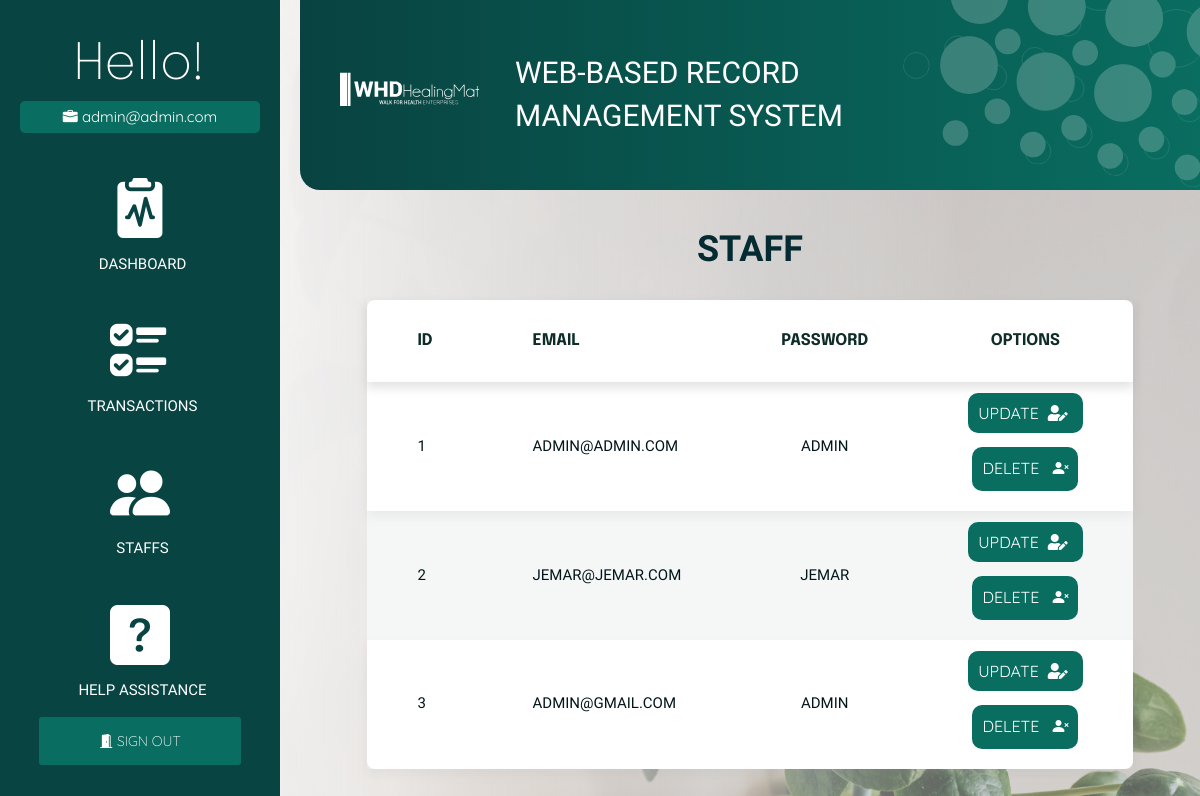
Page /staff (signed in) on the earlier database version.
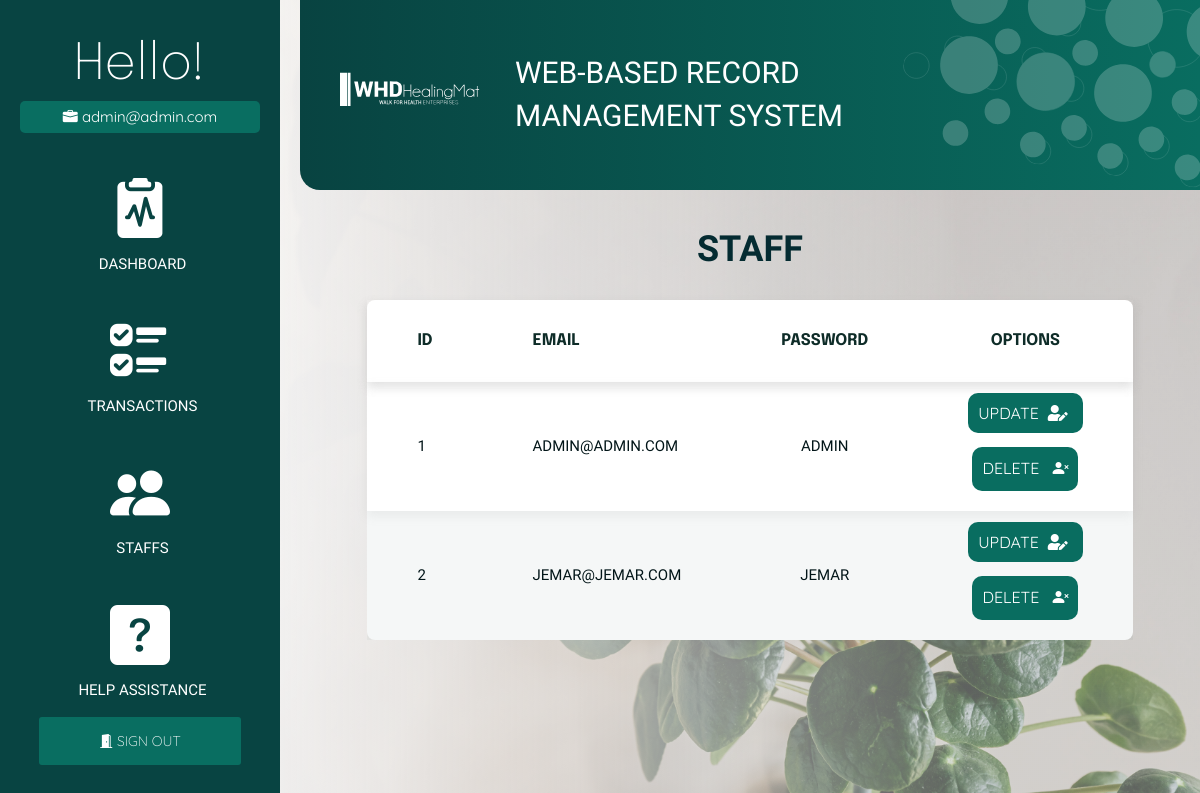
Same page on the later database version.
### models.py (models this page shows, shortened)
class Staff(db.Model):
    __tablename__ = 'staff'
    staff_id = db.Column(db.Integer, primary_key=True)
    staff_email = db.Column(db.String(200), unique=True)
    staff_password = db.Column(db.String(200), nullable=False)

### blueprint/staff.py (the view)
@staff_bp.route('/staff')
def staff():
    return render_template('staff/index_page.html', staffs=Staff.query.all())

### blueprint/staff.py (called while the page is built)
def staff_bp_middleware():
    if not is_authenticated():
        return redirect(url_for('auth_bp.login_page'))

### helper/functions.py (called while the page is built)
def is_authenticated():
    if session.get('signedin'):
        return True
    return False

### templates/staff/index_page.html (shortened to what this page needs)
{% extends 'auth/auth_base.html' %}
{% block head %}
<link rel="stylesheet" href="{{ url_for('static', filename='css/transaction.css') }}">
{% endblock %}
{% block body %}
<div class="staff">
    <h1>Staff</h1>
    <table>
        <thead>
            <tr>
                <th>ID</th>
                <th>Email</th>
                <th>Password</th>
                <th id="text-align">Options</th>
            </tr>
        </thead>
        <tbody>
            {% for staff in staffs %}
            <tr>
                <td>{{ staff.staff_id }}</td>
                <td>{{ staff.staff_email }}</td>
                <td id="text-align">{{ staff.staff_password }}</td>
                <td id="text-align">
                        <a class="opt-btn" id="opt-js-btn-1" href="{{url_for('staff_bp.staff_update', id=staff.staff_id)}}">
                            UPDATE&nbsp;&nbsp;<i class="fas fa-user-edit"></i></a>
                    <br><br>
                        <button class="opt-btn" onclick="openModal('{{ staff.staff_id }}', 'STAFF')">DELETE&nbsp;&nbsp;&nbsp;<i class="bi bi-person-x-fill"></i></button>
                </td>
            </tr>
            {% endfor %}
        </tbody>
    </table>
</div>
{% endblock %}

### templates/auth/auth_base.html (shortened to what this page needs)
<!DOCTYPE html>
<html lang="en">
    <head>
        <link rel="stylesheet" href="{{ url_for('static', filename='css/auth.css') }}">
        <link rel="stylesheet" href="https://pro.fontawesome.com/releases/v5.10.0/css/all.css"/>
        <link rel="stylesheet" href="https://maxcdn.bootstrapcdn.com/bootstrap/3.3.7/css/bootstrap.min.css">
        <link rel="stylesheet" href="https://cdn.jsdelivr.net/npm/bootstrap-icons@1.8.1/font/bootstrap-icons.css">
        {% block head %}
        {% endblock %}
    </head>
<body>
<div class="wrapper">
    <div class="sidebar">
        <span id="h1">Hello!</span>
        <span id="h1-data"><i class="bi bi-briefcase-fill"></i>&nbsp{{ session['email'] }}</span>
        <div class="cont">
                <a href="/dashboard" id="cont-sect">
                    <i class="bi bi-clipboard2-pulse-fill" id="auth-logo"></i>
                    <span id="auth-lbl">DASHBOARD</span></a>
                <a href="/transaction" id="cont-sect">
                    <i class="bi bi-ui-checks" id="auth-logo"></i>
                        <span id="auth-lbl">TRANSACTIONS</span></a>
                <a href="/staff" id="cont-sect">
                    <i class="bi bi-people-fill" id="auth-logo"></i>
                        <span id="auth-lbl">STAFFS</span></a>
                <a href="/help" id="cont-sect">
                    <i class="bi bi-question-square-fill" id="auth-logo"></i>
                        <span id="auth-lbl">HELP ASSISTANCE</span></a>
        <div class="logout">
            <a href="/logout">
                <i class="bi bi-door-open-fill"></i>
                SIGN OUT
            </a>
        </div>
        </div>
    </div>
    <div class="main">
        <div class="main--header">
            <image class="logo-svg" src="{{ url_for('static', filename='images/logo-head-web.svg') }}"></image>
            <span id="title">WEB-BASED RECORD MANAGEMENT SYSTEM</span>
            <image class="bg-head-svg" src="{{ url_for('static', filename='images/bubbles.svg') }}"></image>
        </div>
        <div class="main--content">
            {% block body %}
            {% endblock %}
        </div>
    </div>
</div>
</body>
</html>

Differences in the rows shown:
removed Staff: staff_id "3", staff_email "ADMIN@GMAIL.COM", staff_password "ADMIN"
